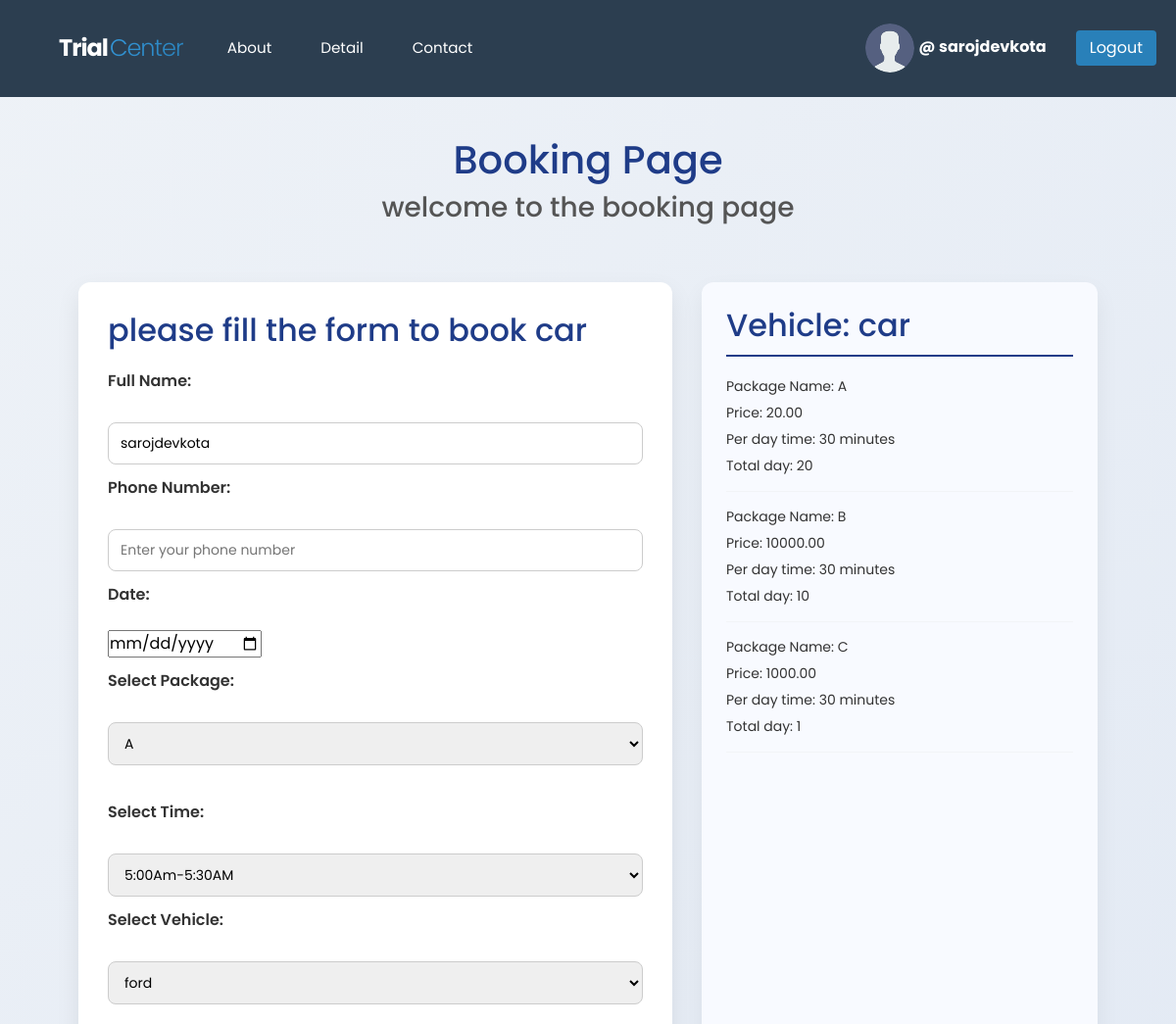
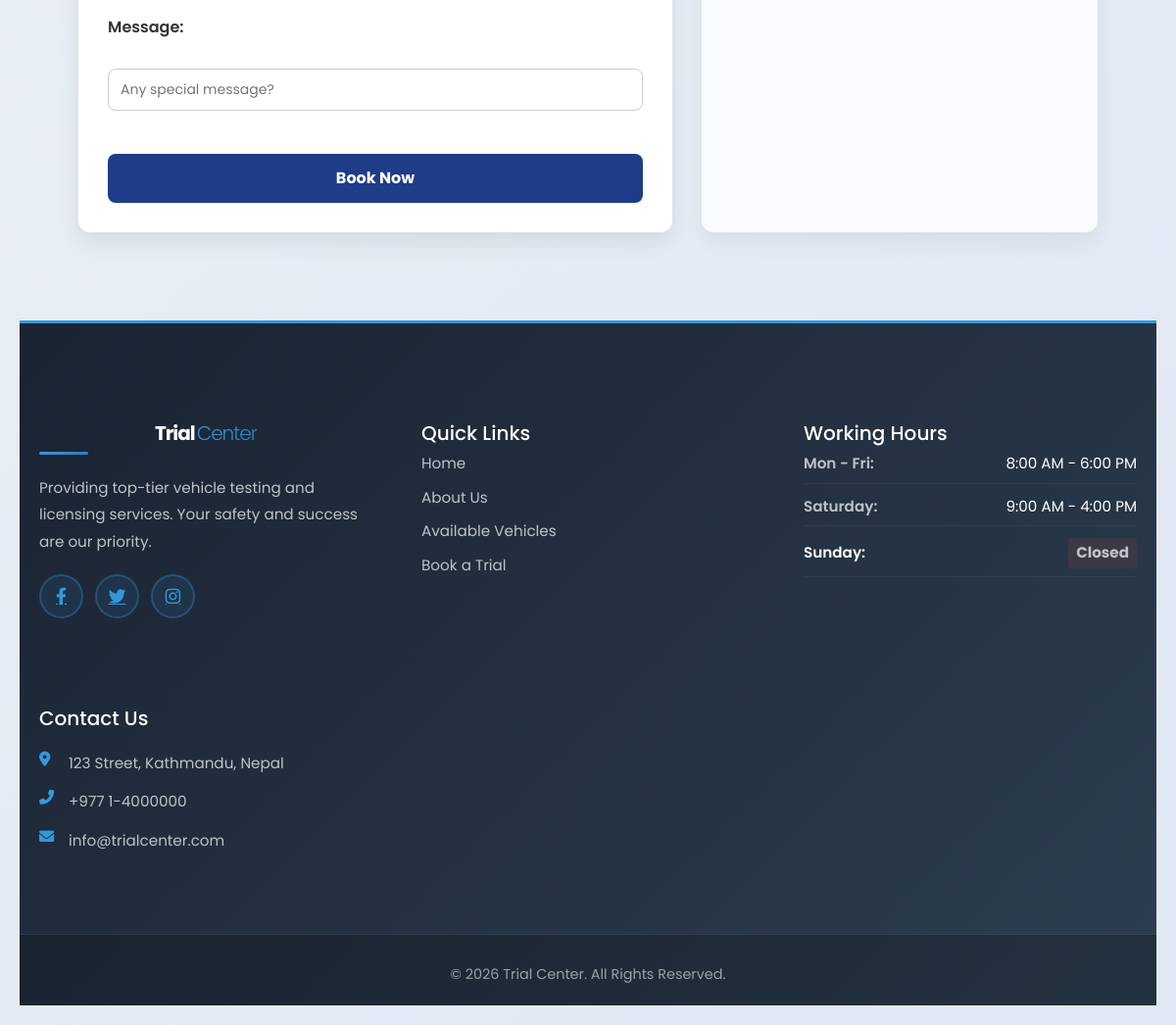
Screenshot of /booking/?vehicle=2&type=car (signed in) with the database file from the repository (2 pictures, top to bottom).
### base/models.py (models this page shows, shortened)
class Catogery(models.Model):
    name = models.CharField(max_length=100)

class Package(models.Model):
    vehicle=models.ForeignKey(Catogery, on_delete=models.CASCADE)
    package_name=models.CharField(max_length=200)
    price=models.DecimalField(max_digits=10, decimal_places=2)
    time=models.CharField(max_length=100)
    duration_days=models.IntegerField()

### base/views.py (the view, shortened to what this page needs)
# urls.py: path('booking/',views.booking, name='booking'),
@login_required(login_url='login')
def booking(request):
    Booking.objects.filter(
        expiry_date__lt=timezone.now().date(),
        is_active=True
    ).update(is_active=False)
    selected_vehicle_id = request.GET.get('vehicle')
    selected_vehicle_name = request.GET.get('type')
    packages = Package.objects.filter(vehicle__name=selected_vehicle_name)
    vehicles = Vehicle.objects.filter(catogery__name=selected_vehicle_name)
    available_trial_times = Timeslot.objects.all()
    return render(request, 'booking.html', {
        'packages': packages,
        'vehicle': vehicles,
        'available_trial_times': available_trial_times,
        'selected_vehicle_id': selected_vehicle_id,
        'selected_vehicle_name': selected_vehicle_name
    })

### templates/booking.html (shortened to what this page needs)
{% extends 'main.html' %}
{% block content %}
<h1>Booking Page</h1>
<h3>welcome to the booking page</h3>
<div class ="booking-container">
    <div>
        <h2>please fill the form to book {{ selected_vehicle_name }}</h2>
        <form action="" method="post">
            <label for="fname">Full Name:</label><br>
            <input type="text" id="fname" name="fname" value={{request.user}} placeholder="Enter your full name"><br>
            <label for="phone">Phone Number:</label><br>
            <input type="tel" id="phone" name="phone"  placeholder="Enter your phone number"><br>
             <label for="phone">Date:</label><br>
            <input type="date" id="date" name="date" ><br>
            <label for="package">Select Package:</label><br>
            <select id="package" name="package">
                {% for i in packages %}
                <option value="{{i.id}}">{{i.package_name}}</option>
                {% endfor %}
            </select><br><br>
            <label>Select Time:</label><br>
<select name="time" required>
    {% for i in available_trial_times %}
        <option value="{{ i.id }}">
            {{ i.time}}
        </option>
    {% endfor %}
</select><br>
            <label for="vehicle">Select Vehicle:</label><br>
            <select id="vehicle" name="vehicle">
    {% for i in vehicle %}
        <option value="{{ i.id }}"
            {% if i.id|stringformat:"s" == selected_vehicle_id %}
                selected
            {% endif %}
        >
            {{ i.name }}
        </option>
    {% endfor %}
</select><br><br>
            <label for="message">Message:</label><br>
            <input type="text" id="message" name="message" placeholder="Any special message?"><br><br>
            <input type="submit" value="Book Now">
        </form>
    </div>
    <div>
        <h2>Vehicle: {{ selected_vehicle_name }}</h2>
   {% for i in packages %}
        <p>Package Name: {{i.package_name}}</p>
        <p>Price: {{i.price}}</p>
        <p>Per day time: {{i.time}}</p>
        <p>Total day: {{i.duration_days}}</p>
        <hr>
   {% endfor %}
    </div>
    {% endblock %}

### templates/main.html (shortened to what this page needs)
 {% load static %}
<!DOCTYPE html>
<html lang="en">
<head>
    <link href="https://cdn.jsdelivr.net/npm/bootstrap@5.3.0/dist/css/bootstrap.min.css" rel="stylesheet">
    <link rel="stylesheet" href="{% static 'css/style.css' %}">
</head>
    <body>
    <div style="background-color: #2c3e50 ; padding: 20px; display: flex; align-items:center; justify-content: space-between; font-family: Arial, sans-serif;">
       <div class="nav-container">
    <a href="{% url 'home' %}" class="logo-link">
        <h3 class="footer-logo">Trial<span>Center</span></h3>
    </a>
    <div class="nav-links">
        <a href="{% url 'about' %}" class="nav-item">About</a>
            <a href="{% url 'detail' %}" class="nav-item">Detail</a>
            <a href="{% url 'contact' %}" class="nav-item">Contact</a>
    </div>
</div>
<div style="display: flex; align-items: center; justify-content: center; gap: 15px;">
    {% if user.is_authenticated %}
        <div style="display: flex; align-items: center; gap: 10px;">
           <a href="{% url 'profile' request.user.id %}" style="text-decoration: none; color: inherit;">
             <img src="{% static 'avatar.svg' %}"
             alt="Profile Picture"
             width="50" height="50"
             style="border-radius: 50%; object-fit: cover;">
            <span style="font-weight: bold; color:white">@ {{ request.user.username }}</span>
        </div>
    <a href="{% url 'logout' %}">
        <button style="
            padding: 6px 14px;
            border: none;
            border-radius: 4px;
            background-color: #2980b9;
            color: white;
            cursor: pointer;
        "
        onmouseover="this.style.backgroundColor='#1f618d'"
        onmouseout="this.style.backgroundColor='#2980b9'">
            Logout
        </button>
    </a>
</div>
            {% endif %}
        </div>
 <div class="page-wrapper">
        {% block content %}
        {% endblock %}
 </div>
        <footer class="footer-section"style="background-color: #4e4b4bff;">
    <div class="footer-container">
        <div class="footer-col">
            <h3 class="footer-logo">Trial<span>Center</span></h3>
            <p>Providing top-tier vehicle testing and licensing services. Your safety and success are our priority.</p>
            <div class="social-links">
                <a href="#"><i class="fab fa-facebook-f"></i></a>
                <a href="#"><i class="fab fa-twitter"></i></a>
                <a href="#"><i class="fab fa-instagram"></i></a>
            </div>
        </div>
        <div class="footer-col">
            <h5>Quick Links</h5>
            <ul>
                <li><a href="{% url 'home' %}">Home</a></li>
                <li><a href="{% url 'about' %}">About Us</a></li>
                <li><a href="{% url 'detail' %}">Available Vehicles</a></li>
                <li><a href="{% url 'contact' %}">Book a Trial</a></li>
            </ul>
        </div>
        <div class="footer-col">
            <h5>Working Hours</h5>
            <ul class="hours-list">
                <li><span>Mon - Fri:</span> 8:00 AM - 6:00 PM</li>
                <li><span>Saturday:</span> 9:00 AM - 4:00 PM</li>
                <li><span>Sunday:</span> <span class="closed">Closed</span></li>
            </ul>
        </div>
        <div class="footer-col">
            <h5>Contact Us</h5>
            <div class="contact-info">
                <p><i class="fas fa-map-marker-alt"></i> 123 Street, Kathmandu, Nepal</p>
                <p><i class="fas fa-phone-alt"></i> +977 1-4000000</p>
                <p><i class="fas fa-envelope"></i> info@trialcenter.com</p>
            </div>
        </div>
    </div>
    <div class="footer-bottom">
        <p>&copy; 2026 Trial Center. All Rights Reserved.</p>
    </div>
</footer>
<link rel="stylesheet" href="https://cdnjs.cloudflare.com/ajax/libs/font-awesome/6.0.0/css/all.min.css">
</body>
</html>

### static/css/style.css (style rules this page uses)
* { margin: 0; padding: 0; box-sizing: border-box; font-family: "Poppins", sans-serif; }
body { margin: 0; padding: 0; background: #f9f9f9; min-height: 100vh; overflow-y: auto; }
.page-wrapper { padding: 20px; max-width: 1400px; margin: 0 auto; }
input[type="submit"] { width: 100%; height: 50px; border: 1px solid; background: #2691d9; border-radius: 25px; font-size: 18px; color: #e9f4fb; font-weight: 700; cursor: pointer; outline: none; }
.footer-section { background: linear-gradient(135deg, #1a2332 0%, #2c3e50 100%); color: white; padding: 80px 20px 40px; margin-top: 60px; position: relative; border-top: 3px solid #3498db; }
.footer-container { max-width: 1200px; margin: 0 auto; display: grid; grid-template-columns: repeat(auto-fit, minmax(260px, 1fr)); gap: 50px; margin-bottom: 50px; }
.footer-col { padding: 20px 0; transition: transform 0.3s ease; }
.footer-col h3, .footer-col h4 { margin-bottom: 20px; font-size: 1.25rem; font-weight: 700; color: #ffffff; position: relative; padding-bottom: 10px; }
.footer-col h3::after, .footer-col h4::after { content: ''; position: absolute; bottom: 0; left: 0; width: 50px; height: 3px; background: linear-gradient(90deg, #3498db, #2980b9); border-radius: 2px; }
.footer-col p { line-height: 1.8; font-size: 0.95rem; color: #bdc3c7; margin-bottom: 15px; }
.footer-col ul { list-style: none; padding: 0; }
.footer-col ul li { margin-bottom: 12px; font-size: 0.95rem; }
.footer-col ul li a { color: #bdc3c7; text-decoration: none; transition: all 0.3s ease; display: inline-flex; align-items: center; gap: 8px; }
.social-links { display: flex; gap: 12px; margin-top: 20px; }
.social-links a { width: 45px; height: 45px; background: rgba(52, 152, 219, 0.1); border: 2px solid rgba(52, 152, 219, 0.3); border-radius: 50%; display: flex; align-items: center; justify-content: center; color: #3498db; transition: all 0.3s ease; font-size: 1.1rem; }
.footer-logo { font-size: 1.8rem; font-weight: 700; margin-bottom: 15px; letter-spacing: -0.5px; }
.footer-logo span { background: linear-gradient(135deg, #3498db, #2980b9); -webkit-background-clip: text; -webkit-text-fill-color: transparent; background-clip: text; font-weight: 500; margin-left: 3px; }
.hours-list { list-style: none; padding: 0; }
.hours-list li { margin-bottom: 12px; font-size: 0.95rem; display: flex; justify-content: space-between; align-items: center; padding-bottom: 8px; border-bottom: 1px solid rgba(255, 255, 255, 0.05); }
.hours-list span:first-child { font-weight: 600; color: #ffffff; }
.hours-list span:last-child { color: #bdc3c7; }
.closed { color: #e74c3c; font-weight: 700; background: rgba(231, 76, 60, 0.1); padding: 4px 8px; border-radius: 4px; }
.contact-info { margin-top: 20px; }
.contact-info p { margin-bottom: 12px; display: flex; align-items: flex-start; gap: 12px; font-size: 0.95rem; color: #bdc3c7; transition: color 0.3s ease; }
.contact-info i { color: #3498db; margin-top: 2px; min-width: 18px; }
.footer-bottom { border-top: 1px solid rgba(255, 255, 255, 0.1); padding-top: 30px; padding-bottom: 20px; text-align: center; color: #95a5a6; font-size: 0.9rem; background: rgba(0, 0, 0, 0.2); margin: 0 -20px -40px -20px; padding-left: 20px; padding-right: 20px; }
.footer-bottom p { margin: 0; }
.nav-container { background-color: #1a2332; display: flex; align-items: center; justify-content: space-between; padding: 15px 40px; font-family: 'Segoe UI', Roboto, sans-serif; position: relative; z-index: 999; }
.logo-link { text-decoration: none; margin-right: 30px; }
.nav-links { display: flex; align-items: center; gap: 20px; flex-grow: 1; }
.nav-item { color: white; text-decoration: none; text-transform: capitalize; padding: 8px 15px; border-radius: 5px; transition: all 0.3s ease; font-size: 0.95rem; }

### templates/main.html (style rules this page uses)
.nav-container { background-color: #2c3e50 ; display: flex; align-items: center; justify-content: space-between; padding: 10px 40px; font-family: 'Segoe UI', Roboto, sans-serif; }
.logo-link { text-decoration: none; margin-right: 30px; }
.footer-logo { color: white; margin: 0; font-size: 1.5rem; letter-spacing: -1px; font-weight: 700; }
.footer-logo span { color: #ede2d2; font-weight: 300; margin-left: 2px; }
.nav-links { display: flex; align-items: center; gap: 20px; flex-grow: 1; }
.nav-item { color: white; text-decoration: none; text-transform: capitalize; padding: 8px 15px; border-radius: 5px; transition: all 0.3s ease; font-size: 0.95rem; }

### rows the page displays
Catogery: name "car"
Package: package_name "A", price "20.00", time "30 minutes", duration_days "20"
Package: package_name "B", price "10000.00", time "30 minutes", duration_days "10"
Package: package_name "C", price "1000.00", time "30 minutes", duration_days "1"

### other values shown
{{ request.user.username }} "sarojdevkota"
form field package "A"
form field time "5:00Am-5:30AM"
form field vehicle "ford"
